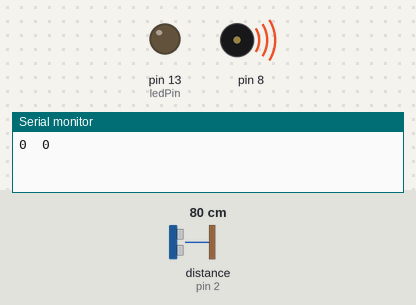
This sketch was run on a simulated Arduino Uno, built with avr-gcc and run on an emulated ATmega328P. Shown: output pins drawn as LEDs (lit = HIGH), buzzer (waves = sounding), the last lines printed to the serial monitor. Wiring (inferred from the names in the program): range finder with pulse-width output: data pin 2. The inputs (shaded band) are chosen by the test bench; at power-on: distance to the obstacle (sensor on pin 2) 80 cm.

Above: at 0.25 s.
At 38.21 s:
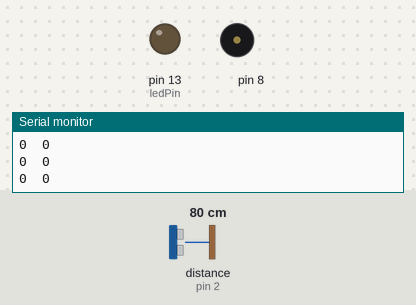
Timing chart, 0 to 40.0 s (numbered marks = the images above):
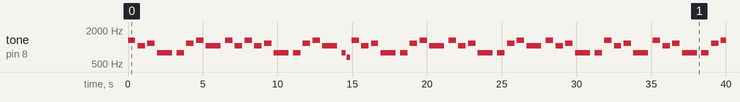

The sketch:

toneMelody.ino
```cpp
#include "pitches.h"
const int interruptNumber = 0;
const int ledPin =  13;
const int buttonPin1 = 2;
const int buttonPin2 = 3;
int state = 0;
int buttonState1 = 0;
int buttonState2 = 0;
volatile boolean buttonState = LOW;
// notes in the melody:
int melody[] = {
  NOTE_G5, NOTE_E5, NOTE_E5, NOTE_F5, NOTE_D5, NOTE_D5, NOTE_C5, NOTE_D5, NOTE_E5, NOTE_F5, NOTE_G5, NOTE_G5, NOTE_G5
};
int melody1[] = {
  NOTE_E6, NOTE_C6, NOTE_D6, NOTE_G5, NOTE_G5, NOTE_D6, NOTE_E6, NOTE_C6
};
int melody2[] = {
  NOTE_C5, NOTE_C4, NOTE_D4, NOTE_E4, NOTE_F4, NOTE_G4, NOTE_A4, NOTE_B4
};

// note durations: 4 = quarter note, 8 = eighth note, etc.:
int noteDurations[] = {
  4, 4, 2, 4, 4, 2, 4, 4, 4, 4, 4, 4, 2
};
int noteDurations1[] = {
  2, 2, 2, 1, 2, 2, 2, 1,
};

int num = 13;
int num1 = 8;

void buttonStateChanged() {
  state =! state;

}

void setup() {
  Serial.begin(9600);
  // iterate over the notes of the melody:
    pinMode(ledPin, OUTPUT);
    pinMode(buttonPin1, INPUT);
    pinMode(buttonPin2, INPUT);
    attachInterrupt(interruptNumber, buttonStateChanged, CHANGE);
}

void loop() {
  buttonState = digitalRead(buttonPin1);


  if (state == HIGH) {
    int num = 13;
    for (int thisNote = 0; thisNote < num; thisNote++) {
      buttonState = digitalRead(buttonPin1);
      Serial.print(buttonState);Serial.print('\t');Serial.println(state);
      attachInterrupt(interruptNumber, buttonStateChanged, CHANGE);
      if (state == LOW){num=0;}
    int noteDuration = 1000 / noteDurations[thisNote];
    tone(8, melody[thisNote], noteDuration);
    int pauseBetweenNotes = noteDuration * 1.30;
    delay(pauseBetweenNotes);
    noTone(8);
    }
   }
  if (state == LOW) {
    noTone(8);
    int num1 = 8;
    for (int thisNote = 0; thisNote < num1; thisNote++) {
      buttonState = digitalRead(buttonPin1);
      Serial.print(buttonState);Serial.print('\t');Serial.println(state);
      attachInterrupt(interruptNumber, buttonStateChanged, CHANGE);
      if (state == HIGH){num1=0;}
    int noteDuration1 = 1000 / noteDurations1[thisNote];
    tone(8, melody1[thisNote], noteDuration1);
    int pauseBetweenNotes = noteDuration1 * 1.30;
    delay(pauseBetweenNotes);
    noTone(8);
    }
   }
}
/*#include "pitches.h"
const byte intPin=2;
volatile boolean state = LOW;
int melody1[] = {
  NOTE_C4, NOTE_G3, NOTE_G3, NOTE_A3, NOTE_G3, 0, NOTE_B3, NOTE_C4
};
int melody2[] = {
  NOTE_C4, NOTE_B3, 0, NOTE_G3, NOTE_A3, NOTE_G3,  NOTE_G3, NOTE_C4
};
// note durations: 4 = quarter note, 8 = eighth note, etc.:
int noteDurations1[] = {
  4, 8, 8, 4, 4, 4, 4, 4
};
int noteDurations2[] = {
  4, 4, 4, 4, 4, 8, 8, 4
};
void int0() {   //interrupt handler
  if(state==HIGH) {state = LOW;}
  else{state = HIGH;}//reverse state 
}
void setup() { 

//enable pull-up resistor of input pin
    for (int thisNote = 0; thisNote < 8; thisNote++) {
    int noteDuration1 = 1000 / noteDurations1[thisNote];
    tone(8, melody1[thisNote], noteDuration1);
    int pauseBetweenNotes = noteDuration1 * 1.30;
    delay(pauseBetweenNotes);  
    pinMode(intPin, INPUT_PULLUP);
    attachInterrupt(0, int0, LOW); //assign int0
  }

}
void loop() {
   if (state) {
    for (int thisNote = 0; thisNote < 8; thisNote++) {
    int noteDuration1 = 1000 / noteDurations1[thisNote];
    tone(8, melody1[thisNote], noteDuration1);
    int pauseBetweenNotes = noteDuration1 * 1.30;
    delay(pauseBetweenNotes);  }
   }//turn LED on
  else {
    for (int thisNote = 0; thisNote < 8; thisNote++) {
    int noteDuration2 = 1000 / noteDurations2[thisNote];
    tone(8, melody2[thisNote], noteDuration2);
    int pauseBetweenNotes = noteDuration2 * 1.30;
    delay(pauseBetweenNotes);  }  //turn LED on
    }
}*/
```

pitches.h
```cpp
/*************************************************
 * Public Constants
 *************************************************/

#define NOTE_B0  31
#define NOTE_C1  33
#define NOTE_CS1 35
#define NOTE_D1  37
#define NOTE_DS1 39
#define NOTE_E1  41
#define NOTE_F1  44
#define NOTE_FS1 46
#define NOTE_G1  49
#define NOTE_GS1 52
#define NOTE_A1  55
#define NOTE_AS1 58
#define NOTE_B1  62
#define NOTE_C2  65
#define NOTE_CS2 69
#define NOTE_D2  73
#define NOTE_DS2 78
#define NOTE_E2  82
#define NOTE_F2  87
#define NOTE_FS2 93
#define NOTE_G2  98
#define NOTE_GS2 104
#define NOTE_A2  110
#define NOTE_AS2 117
#define NOTE_B2  123
#define NOTE_C3  131
#define NOTE_CS3 139
#define NOTE_D3  147
#define NOTE_DS3 156
#define NOTE_E3  165
#define NOTE_F3  175
#define NOTE_FS3 185
#define NOTE_G3  196
#define NOTE_GS3 208
#define NOTE_A3  220
#define NOTE_AS3 233
#define NOTE_B3  247
#define NOTE_C4  262
#define NOTE_CS4 277
#define NOTE_D4  294
#define NOTE_DS4 311
#define NOTE_E4  330
#define NOTE_F4  349
#define NOTE_FS4 370
#define NOTE_G4  392
#define NOTE_GS4 415
#define NOTE_A4  440
#define NOTE_AS4 466
#define NOTE_B4  494
#define NOTE_C5  523
#define NOTE_CS5 554
#define NOTE_D5  587
#define NOTE_DS5 622
#define NOTE_E5  659
#define NOTE_F5  698
#define NOTE_FS5 740
#define NOTE_G5  784
#define NOTE_GS5 831
#define NOTE_A5  880
#define NOTE_AS5 932
#define NOTE_B5  988
#define NOTE_C6  1047
#define NOTE_CS6 1109
#define NOTE_D6  1175
#define NOTE_DS6 1245
#define NOTE_E6  1319
#define NOTE_F6  1397
#define NOTE_FS6 1480
#define NOTE_G6  1568
#define NOTE_GS6 1661
#define NOTE_A6  1760
#define NOTE_AS6 1865
#define NOTE_B6  1976
#define NOTE_C7  2093
#define NOTE_CS7 2217
#define NOTE_D7  2349
#define NOTE_DS7 2489
#define NOTE_E7  2637
#define NOTE_F7  2794
#define NOTE_FS7 2960
#define NOTE_G7  3136
#define NOTE_GS7 3322
#define NOTE_A7  3520
#define NOTE_AS7 3729
#define NOTE_B7  3951
#define NOTE_C8  4186
#define NOTE_CS8 4435
#define NOTE_D8  4699
#define NOTE_DS8 4978
```

Measured:
- by itself, tone on pin 8: plays 1319 Hz for 0.50 s, 1047 Hz for 0.50 s, 1175 Hz for 0.50 s, 784 Hz for 1.0 s, 784 Hz for 0.50 s, 1175 Hz for 0.50 s … (52 notes in this stretch)
